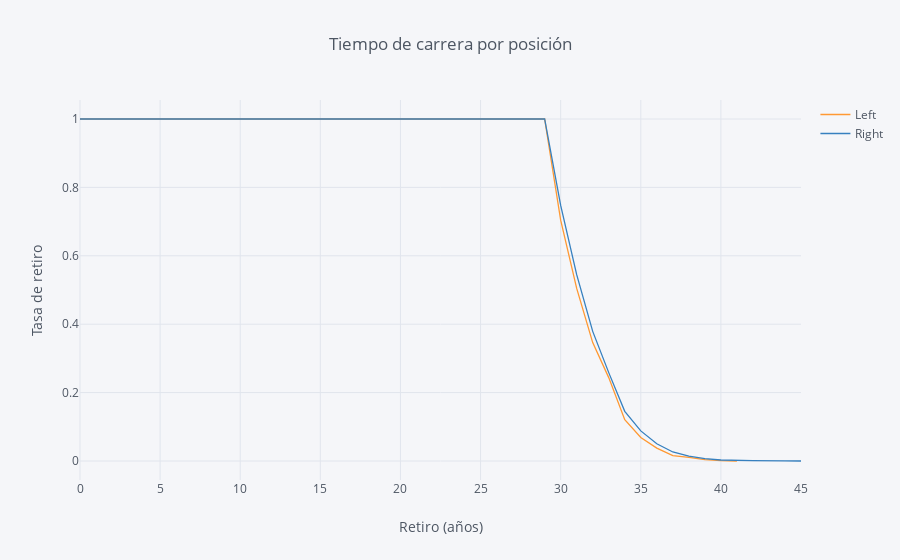

Notebook code for this chart:
### Code cell
rates=survival(data, 'Preferred Foot', 'Age', 'Retirement')
rates.iplot(kind='line', xTitle='Retiro (años)', 
            yTitle='Tasa de retiro', title='Tiempo de carrera por posición')

### Figure 1 — Plotly figure (JSON) as saved in the notebook; plotly's stock layout.template omitted (floating-point values rounded to 4 significant figures)
{"data": [{"line": {"color": "rgba(255, 153, 51, 1.0)", "dash": "solid", "shape": "linear", "width": 1.3}, "mode": "lines", "name": "Left", "text": "", "type": "scatter", "uid": "d818087f-5e5c-4703-bf51-d06b079014bf", "x": [0, 16, 17, 18, 19, 20, 21, 22, 23, 24, 25, 26, 27, 28, 29, 30, 31, 32, 33, 34, 35, 36, 37, 38, 39, 40, 41, 42, 44, 45], "y": [1, 1, 1, 1, 1, 1, 1, 1, 1, 1, 1, 1, 1, 1, 1, 0.7043, 0.5045, 0.3463, 0.2438, 0.1206, 0.06874, 0.03761, 0.01556, 0.01038, 0.003891, 0.001297, 0, "", "", ""]}, {"line": {"color": "rgba(55, 128, 191, 1.0)", "dash": "solid", "shape": "linear", "width": 1.3}, "mode": "lines", "name": "Right", "text": "", "type": "scatter", "uid": "922c63ef-55e2-405d-9016-e5d133347f75", "x": [0, 16, 17, 18, 19, 20, 21, 22, 23, 24, 25, 26, 27, 28, 29, 30, 31, 32, 33, 34, 35, 36, 37, 38, 39, 40, 41, 42, 44, 45], "y": [1, 1, 1, 1, 1, 1, 1, 1, 1, 1, 1, 1, 1, 1, 1, 0.7474, 0.5447, 0.379, 0.2584, 0.1452, 0.08798, 0.05022, 0.02639, 0.0143, 0.006965, 0.002933, 0.001466, 0.0011, 0.0003666, 0]}], "layout": {"legend": {"bgcolor": "#F5F6F9", "font": {"color": "#4D5663"}}, "paper_bgcolor": "#F5F6F9", "plot_bgcolor": "#F5F6F9", "title": {"font": {"color": "#4D5663"}, "text": "Tiempo de carrera por posición"}, "xaxis": {"gridcolor": "#E1E5ED", "showgrid": true, "tickfont": {"color": "#4D5663"}, "title": {"font": {"color": "#4D5663"}, "text": "Retiro (años)"}, "zerolinecolor": "#E1E5ED"}, "yaxis": {"gridcolor": "#E1E5ED", "showgrid": true, "tickfont": {"color": "#4D5663"}, "title": {"font": {"color": "#4D5663"}, "text": "Tasa de retiro"}, "zerolinecolor": "#E1E5ED"}}}
